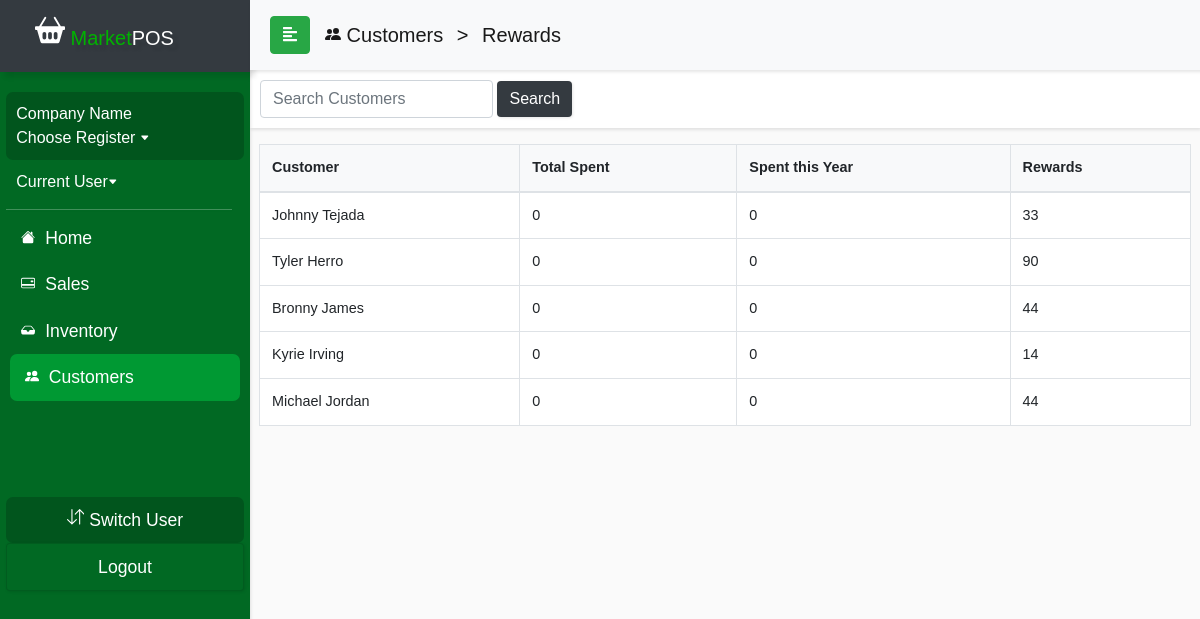
Page /currentDraft/rewardspage.php on the committed database.
### tables this page shows
CREATE TABLE `customer_info` (
  `customer_id` int(11) NOT NULL,
  `email` varchar(50) NOT NULL,
  `password` varchar(60) NOT NULL,
  `first_name` varchar(50) NOT NULL,
  `last_name` varchar(50) NOT NULL,
  `phone_number` double NOT NULL,
  `rewards` float DEFAULT NULL,
  `street_address` varchar(50) NOT NULL,
  `city` varchar(50) NOT NULL,
  `state` varchar(2) NOT NULL,
  `zip_code` int(11) NOT NULL
);

### currentDraft/rewardspage.php (the view, shortened to what this page needs)
<?php
include_once('sidebarconnect.php');
?>
<!DOCTYPE html>
<html>
<head>
  <link rel="stylesheet" href="css/bootstrap.min.css">
  <link rel="stylesheet" href="userStyle2.css">
  <link rel="stylesheet" href="css/jquery.mCustomScrollbar.min.css">
</head>
<body>
<nav id="sidebar">
    <div class="sidebar-header bg-dark">
      <h1 id="brand"><span><a class="navbar-brand relative-top" href="indexDraft.php">
            <span style="color: #00b300"> Market</span>POS</a></h1>
    </div>
    <ul class="list-unstyled components">
      <li>
        <div id="usercard">
          <a href="salescontrolpanel.php#switchreg" style="font-size: 1em;"><?php if ((isset($_SESSION['emp_id'])) ) echo $row['company_name']; else  echo 'Company Name'; ?></br>
            <?php if (isset($_SESSION['register'])) echo "Register " .$_SESSION['register'];else  echo 'Choose Register'; ?> <svg width=".6em" height=".6em" viewBox="0 0 16 16" class="bi bi-caret-down-fill" fill="currentColor" xmlns="http://www.w3.org/2000/svg">
              <path d="M7.247 11.14L2.451 5.658C1.885 5.013 2.345 4 3.204 4h9.592a1 1 0 0 1 .753 1.659l-4.796 5.48a1 1 0 0 1-1.506 0z" />
            </svg></a>
        </div>
      </li>
      <li>
        <a href="employeePinLogin.php" style="font-size: 1em;"><?php if ((isset($_SESSION['emp_id']))) echo "". $row['first_name']. " " . $row['last_name'] . " ";else echo "Current User";?><svg width=".6em" height=".6em" viewBox="0 0 16 16" class="bi bi-caret-down-fill" fill="currentColor" xmlns="http://www.w3.org/2000/svg">
            <path d="M7.247 11.14L2.451 5.658C1.885 5.013 2.345 4 3.204 4h9.592a1 1 0 0 1 .753 1.659l-4.796 5.48a1 1 0 0 1-1.506 0z" />
          </svg></a>
      </li>
      <div class="justify-content-center" id="navline"></div>
      <li>
        <a href="accounthomeDraft.php">
          <span style="padding:5px;">
            </span> Home</a>
      </li>
      <li>
        <a href="salescontrolpanel.php">
          <span style="padding:5px;">
          </span> Sales</a>
      </li>
      <li>
        <a href="inventorycontrol.php">
          <span style="padding:5px;">
            </span> Inventory</a>
      </li>
      <li class="active">
        <a href="customercontrol.php">
          <span style="padding:5px;">
            </span> Customers</a>
      </li>
      <li class="sidebar-footer">
        <div class="text-center" id="usercard">
          <a role="button" href="<?php $_SESSION['url'] = "salescontrolpanel.php" ?> employeePinLogin.php"> Switch User</a>
        </div>
      </li>
      <li>
        <div class="card text-center" id="footerbtn" style="background: #016923;">
          <a role="button" href="logout.php"> Logout</a>
        </div>
      </li>
    </ul>
  </nav>
  <div id="content">
    <nav class="navbar navbar-expand-lg navbar-light bg-light sticky-top" id="locnav">
      <div class="container-fluid">
        <button type="button" id="sidebarCollapse" class="btn btn-success">
          <i class="fas fa-align-left"></i>
        </button>
        <div class="collapse navbar-collapse" id="navbarSupportedContent">
          <ul class="nav navbar-nav mr-auto">
            <div class="navbar-brand">
              <a href="customercontrol.php"> Customers</a><span class="px-2"> > </span><a href="rewardspage.php"><span>Rewards</span></a>
            </div>
          </ul>
        </div>
      </div>
    </nav>
    <nav class="navbar navbar-light" id="salespanel">
      <form class="form-inline" method="post" action="rewardspage.php">
        <div class="nav-item" style="padding: 8px">
          <input class="form-control" name="customer" placeholder="Search Customers" aria-label="Search">
          <button class="btn btn-dark navbar-btn" name="submit-search"> Search</button>
        </div>
      </form>
    </nav>
    <div class="wrapper mt-3">
      <div class="row px-4 justify-content-center">
        <table class="table table-bordered table-hover" style="font-size:90%;">
          <thead class="bg-light">
            <tr>
              <th> Customer </th>
              <th> Total Spent </th>
              <th> Spent this Year</th>
              <th> Rewards </th>
            </tr>
          </thead>
          <tbody class="bg-white">
            <?php
            if (isset($_POST['submit-search'])) {
              $search = mysqli_real_escape_string($conn, $_POST['customer']);
              $query = "SELECT * FROM customer_info WHERE first_name LIKE '%$search%' OR last_name LIKE '%$search%' AND rewards >= 0";
              $result = mysqli_query($conn, $query);
              $queryResults = mysqli_num_rows($result);
              echo "<div class='row mt-3'>There are $queryResults results matching your search</div><br>";
            } else {
              $query = "SELECT * FROM customer_info WHERE rewards >= 0 ";
              $result = mysqli_query($conn, $query);
            }
            while ($row = mysqli_fetch_assoc($result)) {
              $total = 0;
              $yearTotal = 0;
              if($row['rewards'] != 0)
              {
              echo "
                  <tr>
                  <td>" . $row['first_name'] . " " . $row['last_name'] . "</td>
                  <td>" . $total . "</td>
                  <td>" . $yearTotal . "</td>
                  <td>" . $row['rewards'] . "</td>
                  <tr>";
              }
            }
            ?>
          </tbody>
        </table>
      </div>
    </div>
</body>
</html>

### currentDraft/userStyle2.css (style rules this page uses)
body { font-family: 'Poppins', sans-serif; background: #fafafa; overflow-y: scroll; overflow-x: hidden; }
a, a:hover, a:focus { color: inherit; text-decoration: none; transition: all 0.3s; }
#brand { text-shadow: 5px 5px 3px rgba(0, 0, 0, 0.1); }
#locnav { position: fixed; }
#salespanel { padding: 2px 2px; margin-top: 30px; margin-left: 0px; overflow-y: scroll; }
.navbar { width: 100%; padding: 5px 5px; background: #fff; border: none; border-radius: 0; box-shadow: 1px 2px 3px rgba(0, 0, 0, 0.1); }
.navbar-brand { padding: 15px; }
.nav-item { padding: 8px; }
.navbar-btn { box-shadow: 1px 1px 3px rgba(0, 0, 0, 0.1); outline: none !important; border: none; }
#navline { margin-top: 5px; margin-bottom: 5px; width: 95%; height: 1px; border-bottom: 1px solid white; opacity: 25%; box-shadow: 1px 1px 3px rgba(0, 0, 0, 0.1); }
#sidebar { width: 250px; position: fixed; top: 0; left: 0; height: 100vh; z-index: 999; background: #016923; color: #fff; transition: all 0.3s; box-shadow: 1px 2px 3px rgba(0, 0, 0, 0.1); }
#sidebar .sidebar-header { padding-left: 20px; height: 4.5em; box-shadow: 5px 5px 5px rgba(0, 0, 0, 0.1); }
#sidebar ul.components { padding: 20px 0; margin: auto; width: 95%; }
#sidebar ul li a { padding: 10px; font-size: 1.1em; display: block; }
#sidebar ul li.active > a, a[aria-expanded="true"] { color: #fff; background: #009933; margin: auto; width: 97%; border-radius: 7px; pointer-events: none; }
#usercard { background: #01551d; border-radius: 7px; }
#footerbtn { background: #016923; box-shadow: 1px 1px 3px rgba(0, 0, 0, 0.1); }
#content { width: calc(100% - 250px); margin-top: 40px; min-height: 100vh; transition: all 0.3s; position: absolute; top: 0; right: 0; }

### rows in the picture
customer_info: first_name "Johnny", last_name "Tejada", total "0", yearTotal "0", rewards "33"
customer_info: first_name "Tyler", last_name "Herro", total "0", yearTotal "0", rewards "90"
customer_info: first_name "Bronny", last_name "James", total "0", yearTotal "0", rewards "44"
customer_info: first_name "Kyrie", last_name "Irving", total "0", yearTotal "0", rewards "14"
customer_info: first_name "Michael", last_name "Jordan", total "0", yearTotal "0", rewards "44"
